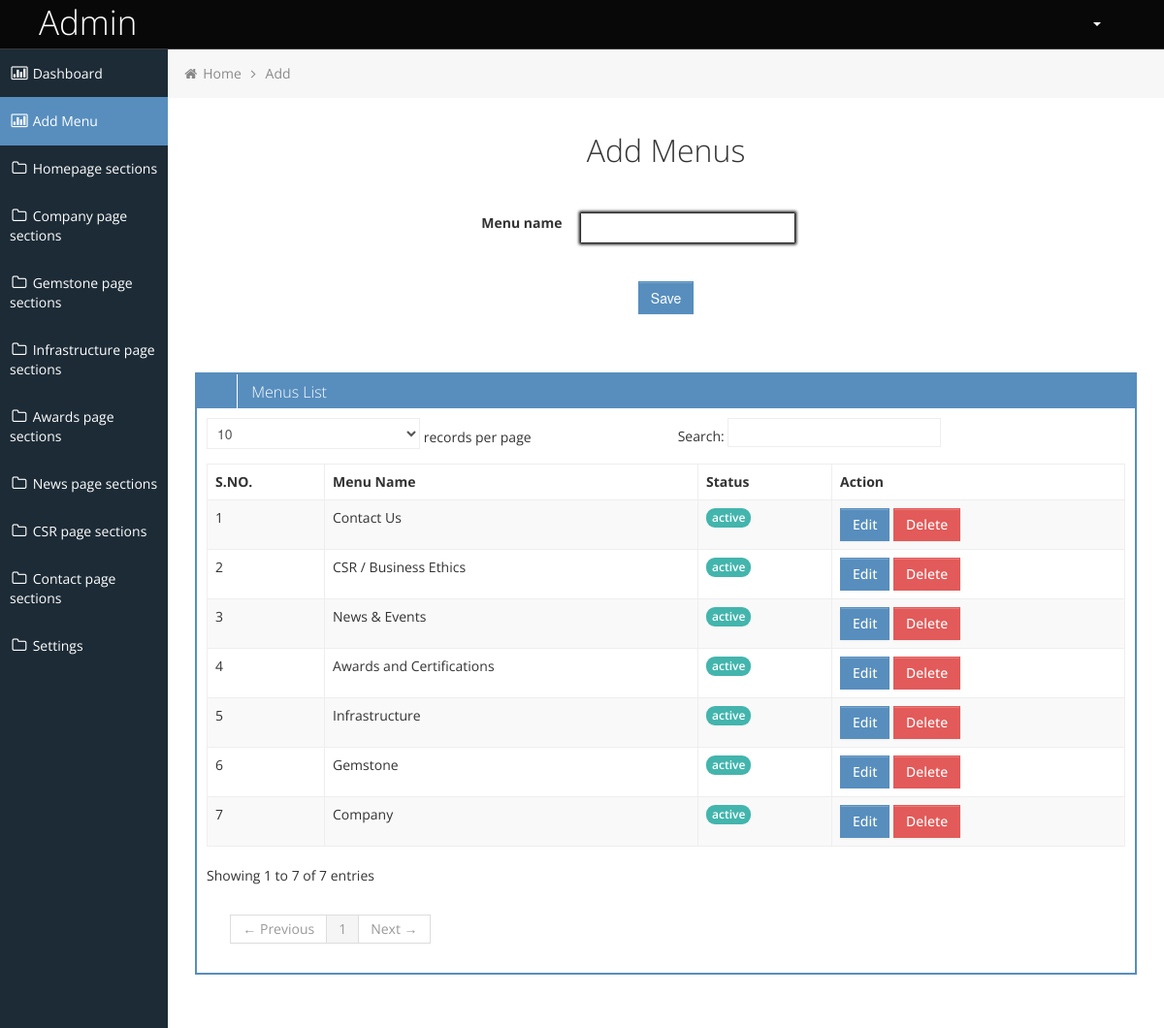
Screenshot of /admin/add-menu.php (signed in) with the database file from the repository.
### tables this page shows
CREATE TABLE `menus` (
  `id` int(11) NOT NULL,
  `name` varchar(255) NOT NULL,
  `status` enum('active','deactive') NOT NULL DEFAULT 'active',
  `created` datetime NOT NULL,
  `updated` datetime DEFAULT NULL
);

### admin/functions/functions.php (called while the page is built, shortened)
<?php
class Functions{
	protected $db;
	public $date_time;
	private $host ='localhost';
	private $db_user ='rmcgems_rmc';
	private $db_pass ='rmcgems_rmc';
	private $db_name ='rmcgems_rmc';
	public function __construct(){
		$this->db = new mysqli($this->host, $this->db_user, $this->db_pass, $this->db_name);
		$this->date_time = date('Y-m-d H:i:s');
	}
	public function admin_acty($msg){
			$ip = $this->getUserIpAddr();
			$msg = $msg.$ip;
			$this->db->query("INSERT INTO login_activity (comment,date_time) VALUES ('$msg','$this->date_time')");
			return TRUE;
		}
		public	function getUserIpAddr(){
	    $ipaddress = $_SERVER['SERVER_ADDR'];
		$ip_server_data = array('HTTP_X_REAL_IP', 'HTTP_CF_CONNECTING_IP', 'HTTP_X_FORWARDED_FOR','REMOTE_ADDR');
		  foreach($ip_server_data as $real_ip){
			$real_ip = @$_SERVER[$real_ip];
			if($real_ip){
				$ipaddress = $real_ip;
				break;
			}
		}
		return $ipaddress;
	}
	public function get_order_by($table,$order_by,$order){
		$table = $this->xss_clean($table);
		$order_by = $this->xss_clean($order_by);
		$order = $this->xss_clean($order);
		$res = $this->db->query("SELECT * FROM $table ORDER BY $order_by $order ");
		$data_ar = array();
		if($res->num_rows > 0){
			while($data = $res->fetch_assoc()){
				$data_ar[] = $data;
			}
		}
		return $data_ar;
	}
	public function xss_clean($value){
		return htmlspecialchars(strip_tags(mysqli_real_escape_string($this->db,$value)));
	}
	}
$functions =new Functions();
?>

### admin/add-menu.php (the view, shortened to what this page needs)
<?php
require_once("_header.php");
  $functions->admin_acty('users page visited');
?>
<div class="container-fluid-full">
	<div class="row-fluid">
		<?php require_once("_sidebar.php"); ?>
		<div id="content" class="span10">
            <ul class="breadcrumb">
				<li>
					<i class="icon-home"></i>
					<a href="dashboard.php">Home</a>
					<i class="icon-angle-right"></i>
				</li>
				<li><a href="#">Add <Menus></Menus></a></li>
			</ul>
			<div class="row-fluid">
				<div class="span12">
     				<h1 style="display: flex; justify-content: center">Add Menus</h1>
					<form class=""  method="post" enctype="multipart/form-data" style="display: flex; justify-content: center;text-align: center; margin-top: 5%">
						<fieldset>
                        	<div class="control-group span12" style="margin-left: 0px; display: flex">
							  <label class="control-labe1l" style="margin-bottom: 15px; margin-right: 20px"><strong>Menu name </strong></label>
							  <input type="text" name="menu_name" required="" style="border: 1px solid black;box-shadow: 0px 0px 3px 2px black">
							</div>
							<div class="control-group span12" style="margin-left: 0px;">
							  <br>
								<input type="submit" class="input-xlarge btn btn-primary" name="submit" value="Save">
							</div>
						</fieldset>
					</form>
						</div>
					<div class="span4"></div>
				</div>
			<div class="row-fluid">
             <div class="box span12">
					<div class="box-header" data-original-title>
						<h2><i class="halflings-icon white user"></i><span class="break"></span> Menus List</h2>
						<div class="box-icon">
							<a href="#" class="btn-minimize"><i class="halflings-icon white chevron-up"></i></a>
							<a href="#" class="btn-close"><i class="halflings-icon white remove"></i></a>
						</div>
					</div>
					<div class="box-content" style="overflow-y: auto;z-index: 0;">
					<div style="clear: both"></div>
					<table class="table table-striped table-bordered bootstrap-datatable datatable">
					<thead>
			<tr>
				<th>S.NO.</th>
				<th>Menu Name</th>
				<th>Status</th>
				<th>Action</th>
			</tr>
	    </thead>
		<?php
					$result_ar = $functions->get_order_by('menus','id','DESC');
					$i =0;
					$badge='';
					foreach($result_ar as $result){
						if($result['status'] == 'active')
						{
							$badge='badge badge-success';
						}
						else
						{
							$badge='badge badge-danger';
						}
						?>
					<tr>
						<td class="center"><?= ++$i ?></td>
						<td class="center"><?= $result['name'] ?></td>
						<td class="center"><span class="<?php echo $badge; ?>"><?= $result['status'] ?></span></td>
						<td class="center">
							<a class="btn btn-primary" href="edit-menu?id=<?php echo $result["id"];?>&action=edit" title="Delete">
							Edit
						    </a>
							<a onclick="return confirm('Are you sure you would like to Delete Image?');"  class="btn btn-danger" href="add-menu?id=<?php echo $result["id"];?>&action=Delete" title="Delete">
							Delete
						  </a>
						</td>
					</tr>
					<?php } ?>
					</table>
				</div>
			</div>
		</div>
			</div>
		</div>
	</div>
<?php
require_once("_footer.php");
?>

### admin/css/style-responsive.css (style rules this page uses)
@media (min-width: 1200px) { .container-fluid-full { overflow: hidden; position: relative; height: 100%; } }
@media (min-width: 1200px) { #content { width: 85.578%; padding: 28px; margin: 0px 0px; margin-left: 14.422% !important; } }

### admin/css/halflings.css (style rules this page uses)
html, html .halflings { -webkit-font-smoothing: antialiased !important; }
.halflings-icon { display: inline-block; width: 14px; height: 14px; line-height: 14px; vertical-align: text-top; background-image: url(../img/glyphicons_halflings.svg); background-position: 0 0; background-repeat: no-repeat; vertical-align: top; *display: inline; *zoom: 1; *margin-right: .3em; }
.halflings-icon.white { background-image: url(../img/glyphicons_halflings-white.svg); }
.halflings-icon.user { background-position: -168px 0; }
.halflings-icon.remove { background-position: -312px 0; }
.halflings-icon.chevron-up { background-position: -288px -120px; }

### admin/css/style-forms.css (style rules this page uses)
.add-on, select, textarea, input[type="text"], input[type="password"], input[type="datetime"], input[type="datetime-local"], input[type="date"], input[type="month"], input[type="time"], input[type="week"], input[type="number"], input[type="email"], input[type="url"], input[type="search"], input[type="tel"], input[type="color"], input[type="file"], .uneditable-input { border-color: #eee !important; display: inline-block; height: 20px; padding: 4px 6px; margin-bottom: 10px; font-size: 14px; line-height: 20px; color: #555555; vertical-align: middle; -webkit-border-radius: 0px; -moz-border-radius: 0px; border-radius: 0px; }
input, textarea, .uneditable-input { width: 206px; }
textarea, input[type="text"], input[type="password"], input[type="datetime"], input[type="datetime-local"], input[type="date"], input[type="month"], input[type="time"], input[type="week"], input[type="number"], input[type="email"], input[type="url"], input[type="search"], input[type="tel"], input[type="color"], .uneditable-input { background-color: #ffffff; border: 1px solid #cccccc; -webkit-box-shadow: none; -moz-box-shadow: none; box-shadow: none; -webkit-transition: border linear 0.2s, box-shadow linear 0.2s; -moz-transition: border linear 0.2s, box-shadow linear 0.2s; -o-transition: border linear 0.2s, box-shadow linear 0.2s; transition: border linear 0.2s, box-shadow linear 0.2s; }
input[type="file"], input[type="image"], input[type="submit"], input[type="reset"], input[type="button"], input[type="radio"], input[type="checkbox"] { width: auto; }
.input-xlarge { width: 270px; }
input, textarea, .uneditable-input { margin-left: 0; }
.control-group { margin-bottom: 10px; }

### rows the page displays
menus: name "Contact Us", status "active"
menus: name "CSR / Business Ethics", status "active"
menus: name "News & Events", status "active"
menus: name "Awards and Certifications", status "active"
menus: name "Infrastructure", status "active"
menus: name "Gemstone", status "active"
menus: name "Company", status "active"
